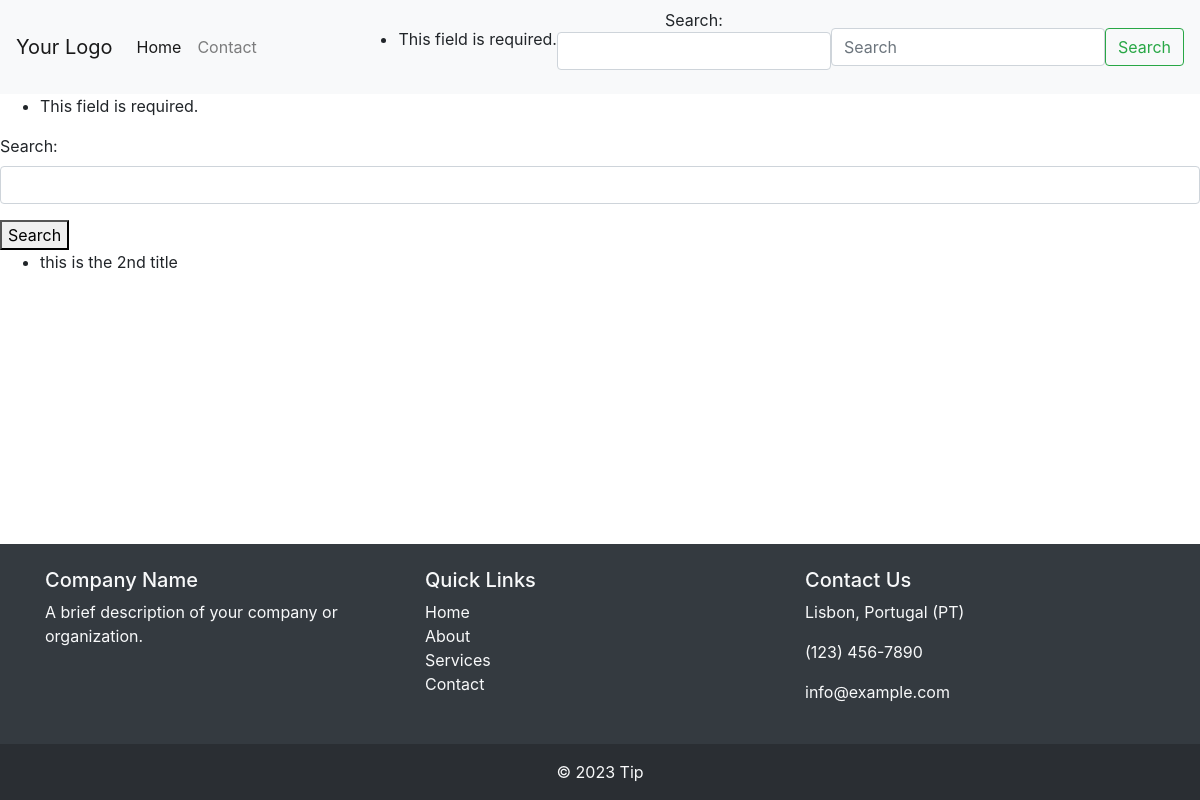
The app's page /search/, older data.
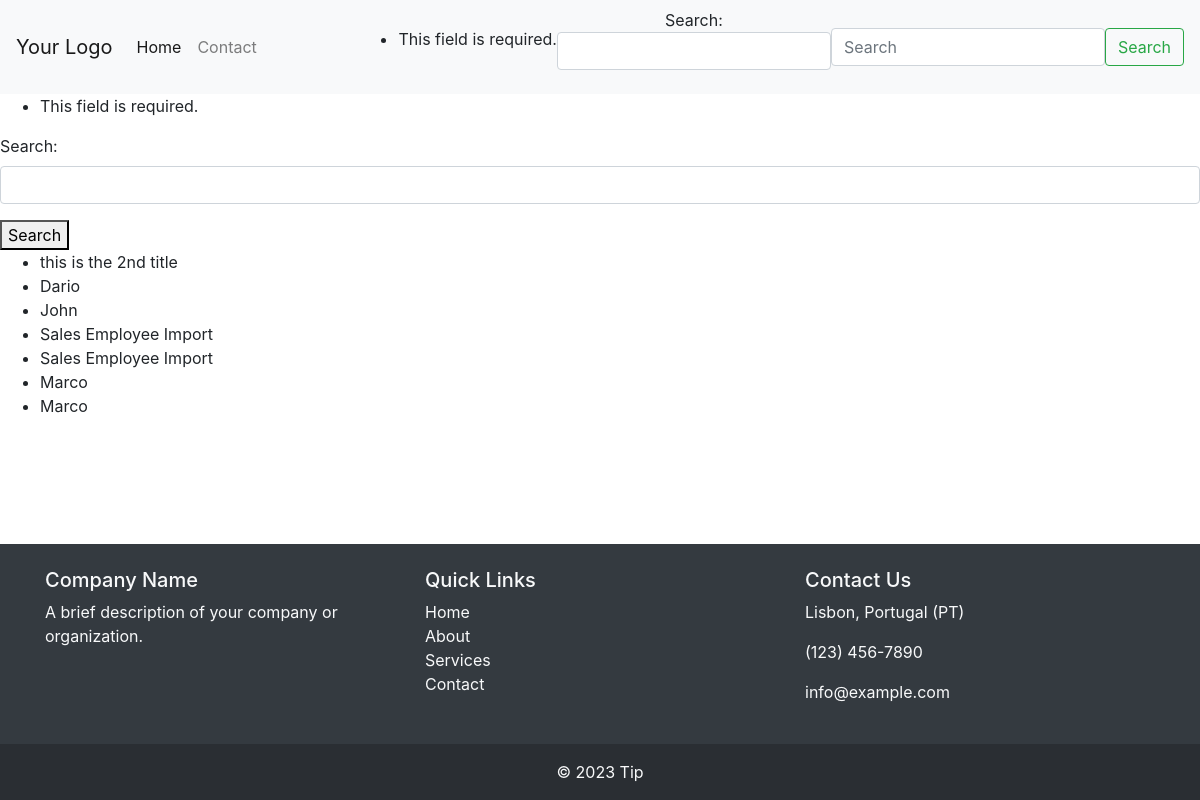
The same page, newer data.
### main/models.py (models this page shows)
class Tip(models.Model):
    title = models.CharField(max_length=100)
    details = models.CharField(max_length=500)
    CHOICES = [
        ('DTW','Data Transfer Workbench'),
        ('B1Up','Boyum B1Up')
    ]
    category = models.CharField(max_length=100, choices=CHOICES)
    file_attachment = models.FileField(upload_to='main/attachments/')
    created_at = models.DateTimeField(auto_now_add=True)

### main/views.py (the view)
# urls.py: path('search/', views.search_view, name='search_view'),
def search_view(request):
    if request.method == 'GET':
        form = SearchForm(request.GET)
        if form.is_valid():
            query = form.cleaned_data['query']
            print(f"Query: {query}")
            results = Tip.objects.filter(Q(title__contains=query))
        else:
            results = Tip.objects.all()
    else:
        form = SearchForm()
        results = Tip.objects.all()
    return render(request, 'main/search_results.html', {'form': form, 'results': results})

### main/forms.py
class SearchForm(forms.Form):
    query = forms.CharField(
        max_length=100,
        label='Search',
        widget=forms.TextInput(attrs={'class': 'form-control'})
    )

### main/templates/main/search_results.html (shortened to what this page needs)
<!DOCTYPE html>
<html>
    {% extends "base.html" %}
    {% block content %}
<head>
</head>
<body>
    <form method="get">
        {{ form.as_p }}
        <button type="submit">Search</button>
    </form>
    <ul>
        {% for result in results %}
            <li>{{ result.title }}</li>
        {% empty %}
            <li>No results found.</li>
        {% endfor %}
    </ul>
</body>
{% endblock %}

Row changes from the older to the newer data that the page shows:
added Tip: title "Dario"
added Tip: title "John"
added Tip: title "Sales Employee Import"
added Tip: title "Sales Employee Import"
added Tip: title "Marco"
added Tip: title "Marco"
